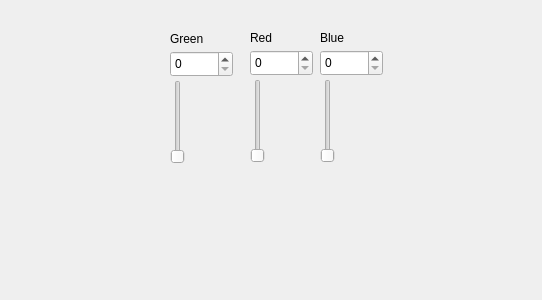
<?xml version="1.0" encoding="UTF-8"?>
<ui version="4.0">
 <class>Form</class>
 <widget class="QWidget" name="Form">
  <property name="geometry">
   <rect>
    <x>0</x>
    <y>0</y>
    <width>542</width>
    <height>300</height>
   </rect>
  </property>
  <property name="cursor">
   <cursorShape>ArrowCursor</cursorShape>
  </property>
  <property name="windowTitle">
   <string>Form</string>
  </property>
  <widget class="QLabel" name="label">
   <property name="geometry">
    <rect>
     <x>250</x>
     <y>29</y>
     <width>23</width>
     <height>18</height>
    </rect>
   </property>
   <property name="text">
    <string>Red</string>
   </property>
  </widget>
  <widget class="QLabel" name="label_2">
   <property name="geometry">
    <rect>
     <x>170</x>
     <y>30</y>
     <width>36</width>
     <height>18</height>
    </rect>
   </property>
   <property name="text">
    <string>Green</string>
   </property>
  </widget>
  <widget class="QLabel" name="label_3">
   <property name="geometry">
    <rect>
     <x>320</x>
     <y>29</y>
     <width>26</width>
     <height>18</height>
    </rect>
   </property>
   <property name="text">
    <string>Blue</string>
   </property>
  </widget>
  <widget class="QSpinBox" name="spinBox">
   <property name="geometry">
    <rect>
     <x>250</x>
     <y>50</y>
     <width>63</width>
     <height>26</height>
    </rect>
   </property>
  </widget>
  <widget class="QSpinBox" name="spinBox_2">
   <property name="enabled">
    <bool>true</bool>
   </property>
   <property name="geometry">
    <rect>
     <x>170</x>
     <y>51</y>
     <width>63</width>
     <height>26</height>
    </rect>
   </property>
   <property name="minimumSize">
    <size>
     <width>63</width>
     <height>0</height>
    </size>
   </property>
   <property name="maximumSize">
    <size>
     <width>255</width>
     <height>255</height>
    </size>
   </property>
   <property name="cursor">
    <cursorShape>ArrowCursor</cursorShape>
   </property>
  </widget>
  <widget class="QSpinBox" name="spinBox_3">
   <property name="geometry">
    <rect>
     <x>320</x>
     <y>50</y>
     <width>63</width>
     <height>26</height>
    </rect>
   </property>
  </widget>
  <widget class="QSlider" name="verticalSlider">
   <property name="geometry">
    <rect>
     <x>250</x>
     <y>79</y>
     <width>16</width>
     <height>84</height>
    </rect>
   </property>
   <property name="orientation">
    <enum>Qt::Vertical</enum>
   </property>
  </widget>
  <widget class="QSlider" name="verticalSlider_2">
   <property name="geometry">
    <rect>
     <x>320</x>
     <y>79</y>
     <width>16</width>
     <height>84</height>
    </rect>
   </property>
   <property name="orientation">
    <enum>Qt::Vertical</enum>
   </property>
  </widget>
  <widget class="QSlider" name="verticalSlider_3">
   <property name="geometry">
    <rect>
     <x>170</x>
     <y>80</y>
     <width>16</width>
     <height>84</height>
    </rect>
   </property>
   <property name="orientation">
    <enum>Qt::Vertical</enum>
   </property>
  </widget>
 </widget>
 <resources/>
 <connections>
  <connection>
   <sender>verticalSlider</sender>
   <signal>valueChanged(int)</signal>
   <receiver>spinBox</receiver>
   <slot>setValue(int)</slot>
   <hints>
    <hint type="sourcelabel">
     <x>265</x>
     <y>158</y>
    </hint>
    <hint type="destinationlabel">
     <x>281</x>
     <y>62</y>
    </hint>
   </hints>
  </connection>
  <connection>
   <sender>spinBox</sender>
   <signal>valueChanged(int)</signal>
   <receiver>verticalSlider</receiver>
   <slot>setValue(int)</slot>
   <hints>
    <hint type="sourcelabel">
     <x>284</x>
     <y>75</y>
    </hint>
    <hint type="destinationlabel">
     <x>265</x>
     <y>158</y>
    </hint>
   </hints>
  </connection>
 </connections>
</ui>
